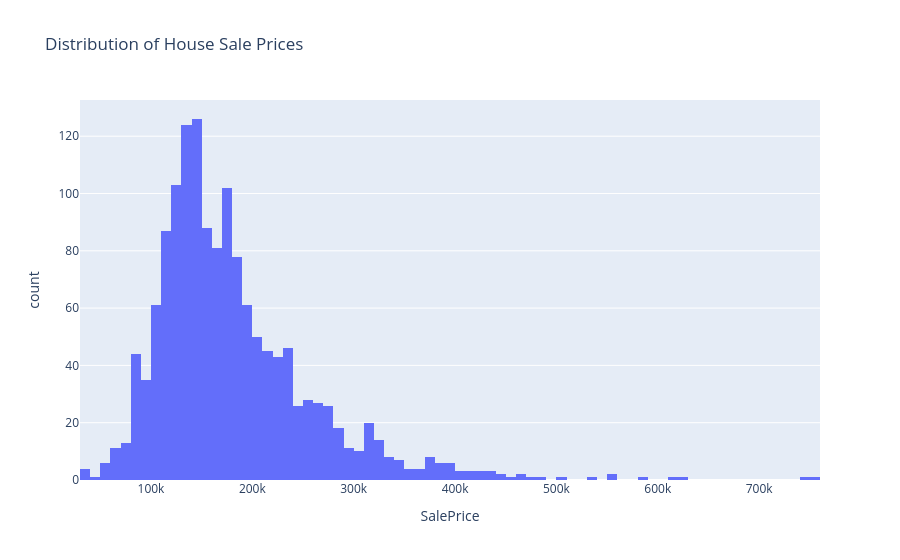

The code cell stored with this chart in its notebook:
### Code cell
import plotly.express as px

fig = px.histogram(df, x='SalePrice', title='Distribution of House Sale Prices')
fig.show()

### Figure 1 — Plotly figure (JSON) as saved in the notebook; plotly's stock layout.template omitted (floating-point values rounded to 4 significant figures; data arrays with more than 128 entries replaced by an {"elided": "..."} marker saying what was removed)
{"data": [{"bingroup": "x", "hovertemplate": "SalePrice=%{x}<br>count=%{y}<extra></extra>", "legendgroup": "", "marker": {"color": "#636efa", "pattern": {"shape": ""}}, "name": "", "orientation": "v", "showlegend": false, "type": "histogram", "x": {"elided": "1460 int values"}, "xaxis": "x", "yaxis": "y"}], "layout": {"barmode": "relative", "legend": {"tracegroupgap": 0}, "title": {"text": "Distribution of House Sale Prices"}, "xaxis": {"anchor": "y", "domain": [0, 1], "title": {"text": "SalePrice"}}, "yaxis": {"anchor": "x", "domain": [0, 1], "title": {"text": "count"}}}}
